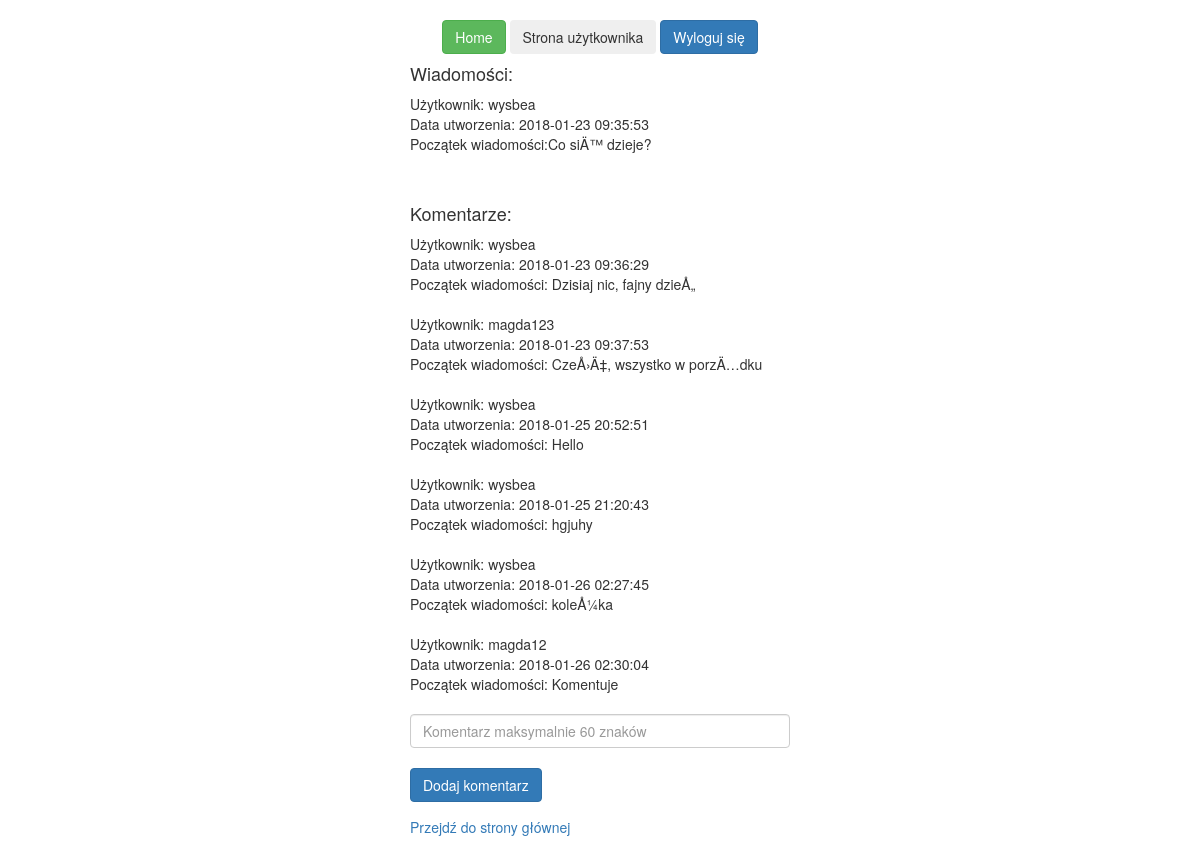
The page /web/postBoard.php?postId=1 (signed in) on the database its author committed.
### tables this page shows
CREATE TABLE `Users` (
  `id` int(11) NOT NULL,
  `email` varchar(255) NOT NULL,
  `username` varchar(255) NOT NULL,
  `hash_pass` varchar(60) NOT NULL
);

CREATE TABLE `Tweet` (
  `id` int(11) NOT NULL,
  `userId` int(11) NOT NULL,
  `text` varchar(140) DEFAULT NULL,
  `creationDate` datetime DEFAULT NULL
);

CREATE TABLE `Comment` (
  `id` int(11) NOT NULL,
  `userId` int(11) NOT NULL,
  `postId` int(11) NOT NULL,
  `text` varchar(60) DEFAULT NULL,
  `creationDate` datetime DEFAULT NULL
);

### web/isLogged.php (called while the page is built, shortened)
<?php
if (!empty($_SESSION['id'])) {
    $isLogged = TRUE;
} else {
    header("Location: login.php");
}

### src/Tweet.php (called while the page is built, shortened)
<?php
class Tweet {
    private $userId;
    private $text;
    private $creationDate;
    public function __construct() {
        $this->userId = 0;
        $this->text = "";
        $this->creationDate = "";
    }
    public function getUserId() {
        return $this->userId;
    }
    public function getText() {
        return $this->text;
    }
    public function getCreationDate() {
        return $this->creationDate;
    }
    static public function loadTweetById(mysqli $connection, $id){
        $sql = "SELECT * FROM Tweet WHERE id=$id";
        $result = $connection->query($sql);
            if($result == true && $result->num_rows == 1){
            $row = $result->fetch_assoc();
            $loadedTweet = new Tweet();
            $loadedTweet->id = $row['id'];
            $loadedTweet->userId = $row['userId'];
            $loadedTweet->text = $row['text'];
            $loadedTweet->creationDate = $row['creationDate'];
            return $loadedTweet;
        }
        return null;
    }
}

### src/User.php (called while the page is built, shortened)
<?php
class User {
    private $username;
    public function __construct() {
        $this->username = "";
    }
    public function getUsername() {
        return $this->username;
    }
    static public function loadUserById(mysqli $connection, $id){
        $sql = "SELECT * FROM Users WHERE id=$id";
        $result = $connection->query($sql);
            if($result == true && $result->num_rows == 1){
            $row = $result->fetch_assoc();
            $loadedUser = new User();
            $loadedUser->id = $row['id'];
            $loadedUser->username = $row['username'];
            $loadedUser->hashPass = $row['hash_pass'];
            $loadedUser->email = $row['email'];
            return $loadedUser;
        }
        return null;
    }
}

### src/Comment.php (called while the page is built, shortened)
<?php
class Comment {
    private $userId;
    private $text;
    private $creationDate;
    public function __construct() {
        $this->userId = 0;
        $this->text = "";
        $this->creationDate = "";
    }
    public function getUserId() {
        return $this->userId;
    }
    public function getText() {
        return $this->text;
    }
    public function getCreationDate() {
        return $this->creationDate;
    }
    static public function loadAllCommentByPostId(mysqli $connection, $postId){
        $sql = "SELECT * FROM Comment WHERE postId=$postId";
        $ret = [];
        $result = $connection->query($sql);
        if($result == true && $result->num_rows != 0){
            foreach($result as $row){
                $loadedComment = new Comment();
                $loadedComment->id = $row['id'];
                $loadedComment->userId = $row['userId'];
                $loadedComment->postId = $row['postId'];
                $loadedComment->text = $row['text'];
                $loadedComment->creationDate = $row['creationDate'];
                $ret[] = $loadedComment;
            }
        }
        return $ret;
    }
}

### web/postBoard.php (the view, shortened to what this page needs)
<?php
require_once '../src/connection.php';
require_once '../src/User.php';
require_once '../src/Tweet.php';
require_once '../src/Comment.php';
require_once 'isLogged.php';
if ($_SERVER['REQUEST_METHOD'] == 'GET' && !empty($_GET['postId'])) {
    $postId = $_GET['postId'];
}
require_once 'header.php';
?>
<center>
    <br>
    <table>
        <tr>
            <td>
                <form action="mainBoard.php" method="post" role="form">
                    <button type="submit" value="mainBoard" class="btn btn-success">Home</button>
                </form>
            </td>
            <td>&nbsp;</td>
            <td>
                <form action="userBoard.php" method="post" role="form">
                    <button type="submit" value="userBoard" class="btn btn-block">Strona użytkownika</button>
                </form>
            </td>
            <td>&nbsp;</td>
            <td>
                <form action="logOut.php" method="post" role="form">
                    <button type="submit" value="logOut" name="logOut" class="btn btn-primary">Wyloguj się</button>
                </form>
            </td>
        </tr>
    </table>
</center>
<?php
if ($isLogged) {
    $tweet = Tweet::loadTweetById($conn, $postId);
    $userId = $tweet ->getUserId();
    $text = $tweet ->getText();
    $creationDate = $tweet ->getCreationDate();
    $loadeduser = User::loadUserById($conn, $userId);
    $username = $loadeduser ->getUsername();
    echo "<h4>Wiadomości: </h4>";
    echo "Użytkownik: $username<br>";
    echo "Data utworzenia: $creationDate<br>";
    echo "Początek wiadomości:$text<br><br>";
    echo "<br><h4>Komentarze: </h4>";
    $commentsTable = Comment::loadAllCommentByPostId($conn, $_SESSION['postId']);
    foreach ($commentsTable as $value) {
        $userId = $value ->getUserId();
        $text = $value ->getText();
        $creationDate = $value ->getCreationDate();
        $loadeduser = User::loadUserById($conn, $userId);
        $username = $loadeduser ->getUsername();
        echo "Użytkownik: $username<br>";
        echo "Data utworzenia: $creationDate<br>";
        echo "Początek wiadomości: $text<br><br>";
    }
}
?>
<form action="" method="post" role="form">
    <div class="form-group">
    <input type="text" class="form-control" name="text" id="name" placeholder="Komentarz maksymalnie 60 znaków"><br>
    <button type="submit" value="addComment" class="btn btn-primary">Dodaj komentarz</button>
    </div>
</form>
<?php
echo "<a href=\"mainBoard.php\">Przejdź do strony głównej</a><br><br>";
require_once 'footer.php';
?>

### rows shown on the page
users: username "wysbea"
tweet: creationDate "2018-01-23 09:35:53", text "Co siÄ™ dzieje?"
comment: userId.username "wysbea", creationDate "2018-01-23 09:36:29", text "Dzisiaj nic, fajny dzieÅ„"
comment: userId.username "magda123", creationDate "2018-01-23 09:37:53", text "CzeÅ›Ä‡, wszystko w porzÄ…dku"
comment: userId.username "wysbea", creationDate "2018-01-25 20:52:51", text "Hello"
comment: userId.username "wysbea", creationDate "2018-01-25 21:20:43", text "hgjuhy"
comment: userId.username "wysbea", creationDate "2018-01-26 02:27:45", text "koleÅ¼ka"
comment: userId.username "magda12", creationDate "2018-01-26 02:30:04", text "Komentuje"
